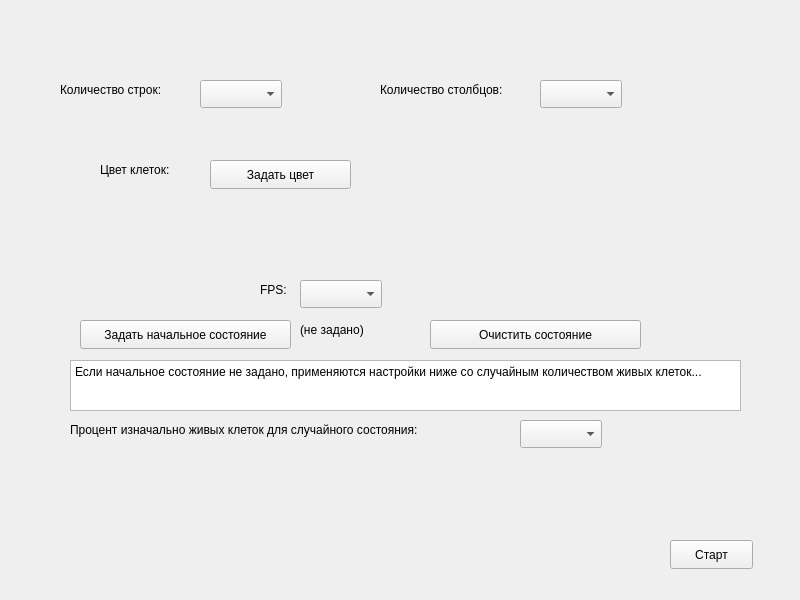
<?xml version="1.0" encoding="UTF-8"?>
<ui version="4.0">
 <class>MainWindow</class>
 <widget class="QMainWindow" name="MainWindow">
  <property name="geometry">
   <rect>
    <x>0</x>
    <y>0</y>
    <width>800</width>
    <height>600</height>
   </rect>
  </property>
  <property name="windowTitle">
   <string>MainWindow</string>
  </property>
  <widget class="QWidget" name="centralwidget">
   <widget class="QComboBox" name="rows_box">
    <property name="geometry">
     <rect>
      <x>200</x>
      <y>80</y>
      <width>82</width>
      <height>28</height>
     </rect>
    </property>
   </widget>
   <widget class="QComboBox" name="columns_box">
    <property name="geometry">
     <rect>
      <x>540</x>
      <y>80</y>
      <width>82</width>
      <height>28</height>
     </rect>
    </property>
   </widget>
   <widget class="QComboBox" name="fps_box">
    <property name="geometry">
     <rect>
      <x>300</x>
      <y>280</y>
      <width>82</width>
      <height>28</height>
     </rect>
    </property>
   </widget>
   <widget class="QPushButton" name="state_but">
    <property name="geometry">
     <rect>
      <x>80</x>
      <y>320</y>
      <width>211</width>
      <height>29</height>
     </rect>
    </property>
    <property name="text">
     <string>Задать начальное состояние</string>
    </property>
   </widget>
   <widget class="QPushButton" name="start_but">
    <property name="geometry">
     <rect>
      <x>670</x>
      <y>540</y>
      <width>83</width>
      <height>29</height>
     </rect>
    </property>
    <property name="text">
     <string>Старт</string>
    </property>
   </widget>
   <widget class="QLabel" name="label">
    <property name="geometry">
     <rect>
      <x>260</x>
      <y>280</y>
      <width>31</width>
      <height>20</height>
     </rect>
    </property>
    <property name="text">
     <string>FPS:</string>
    </property>
   </widget>
   <widget class="QLabel" name="label_2">
    <property name="geometry">
     <rect>
      <x>380</x>
      <y>80</y>
      <width>161</width>
      <height>20</height>
     </rect>
    </property>
    <property name="text">
     <string>Количество столбцов:</string>
    </property>
   </widget>
   <widget class="QLabel" name="label_3">
    <property name="geometry">
     <rect>
      <x>60</x>
      <y>80</y>
      <width>131</width>
      <height>20</height>
     </rect>
    </property>
    <property name="text">
     <string>Количество строк:</string>
    </property>
   </widget>
   <widget class="QLabel" name="label_4">
    <property name="geometry">
     <rect>
      <x>100</x>
      <y>160</y>
      <width>101</width>
      <height>20</height>
     </rect>
    </property>
    <property name="text">
     <string>Цвет клеток:</string>
    </property>
   </widget>
   <widget class="QTextBrowser" name="textBrowser">
    <property name="geometry">
     <rect>
      <x>70</x>
      <y>360</y>
      <width>671</width>
      <height>51</height>
     </rect>
    </property>
    <property name="html">
     <string>&lt;!DOCTYPE HTML PUBLIC &quot;-//W3C//DTD HTML 4.0//EN&quot; &quot;http://www.w3.org/TR/REC-html40/strict.dtd&quot;&gt;
&lt;html&gt;&lt;head&gt;&lt;meta name=&quot;qrichtext&quot; content=&quot;1&quot; /&gt;&lt;meta charset=&quot;utf-8&quot; /&gt;&lt;style type=&quot;text/css&quot;&gt;
p, li { white-space: pre-wrap; }
hr { height: 1px; border-width: 0; }
li.unchecked::marker { content: &quot;\2610&quot;; }
li.checked::marker { content: &quot;\2612&quot;; }
&lt;/style&gt;&lt;/head&gt;&lt;body style=&quot; font-family:'Segoe UI'; font-size:9pt; font-weight:400; font-style:normal;&quot;&gt;
&lt;p style=&quot; margin-top:0px; margin-bottom:0px; margin-left:0px; margin-right:0px; -qt-block-indent:0; text-indent:0px;&quot;&gt;Если начальное состояние не задано, применяются настройки ниже со случайным количеством живых клеток...&lt;/p&gt;&lt;/body&gt;&lt;/html&gt;</string>
    </property>
   </widget>
   <widget class="QLabel" name="state_status">
    <property name="geometry">
     <rect>
      <x>300</x>
      <y>320</y>
      <width>111</width>
      <height>20</height>
     </rect>
    </property>
    <property name="text">
     <string>(не задано)</string>
    </property>
   </widget>
   <widget class="QComboBox" name="random_cells_percent">
    <property name="geometry">
     <rect>
      <x>520</x>
      <y>420</y>
      <width>82</width>
      <height>28</height>
     </rect>
    </property>
   </widget>
   <widget class="QLabel" name="label_6">
    <property name="geometry">
     <rect>
      <x>70</x>
      <y>420</y>
      <width>441</width>
      <height>20</height>
     </rect>
    </property>
    <property name="text">
     <string>Процент изначально живых клеток для случайного состояния:</string>
    </property>
   </widget>
   <widget class="QPushButton" name="del_state">
    <property name="geometry">
     <rect>
      <x>430</x>
      <y>320</y>
      <width>211</width>
      <height>29</height>
     </rect>
    </property>
    <property name="text">
     <string>Очистить состояние</string>
    </property>
   </widget>
   <widget class="QPushButton" name="set_color">
    <property name="geometry">
     <rect>
      <x>210</x>
      <y>160</y>
      <width>141</width>
      <height>29</height>
     </rect>
    </property>
    <property name="text">
     <string>Задать цвет</string>
    </property>
   </widget>
  </widget>
 </widget>
 <resources/>
 <connections/>
</ui>
